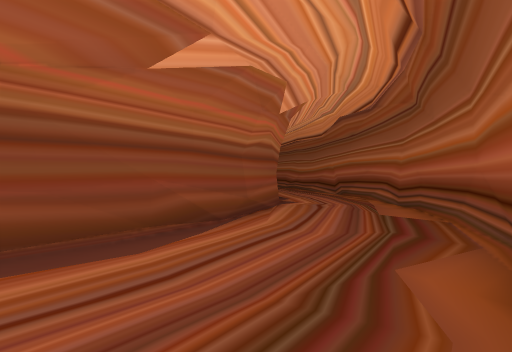
View 1 (above)

16 first-person views from a walk through a Godot game level. The camera is 1.4 m above the floor, looks level and sees 75° across. The floor is counted in squares, 2 m on a side. Each view is taken from the middle of a square. On the plan, view 1 faces up. The plan holds only what a view shows up to about 10 squares ahead; the rest is blank. The place goes on beyond the plan.

View 2
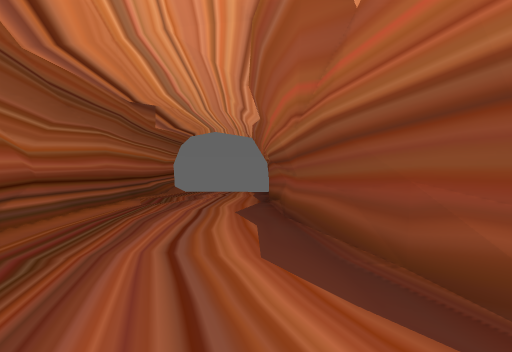

View 3
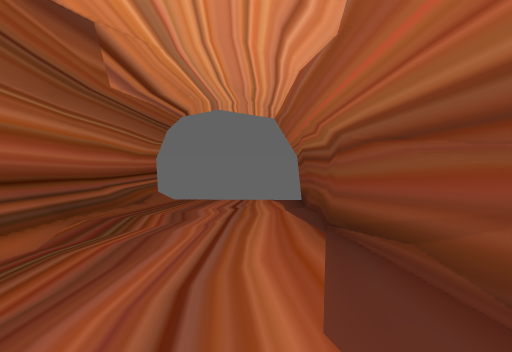

View 4
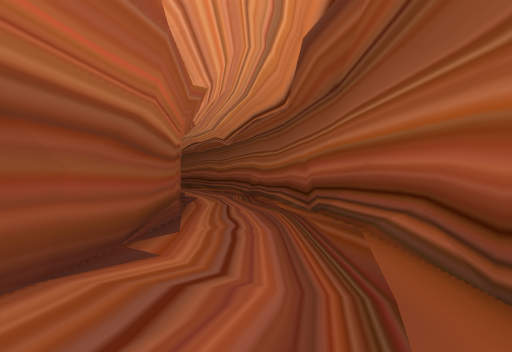

View 5
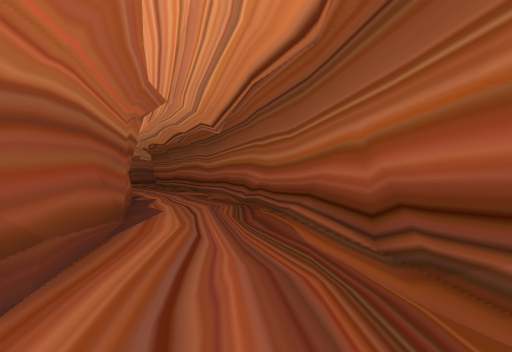

View 6
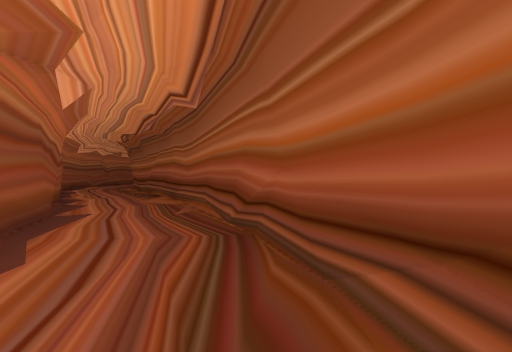

View 7
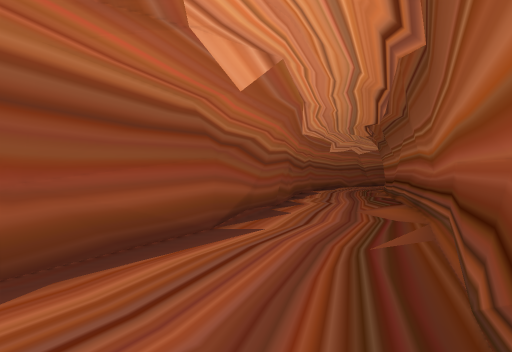

View 8
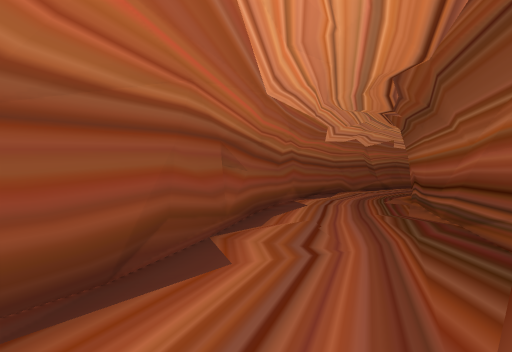

View 9
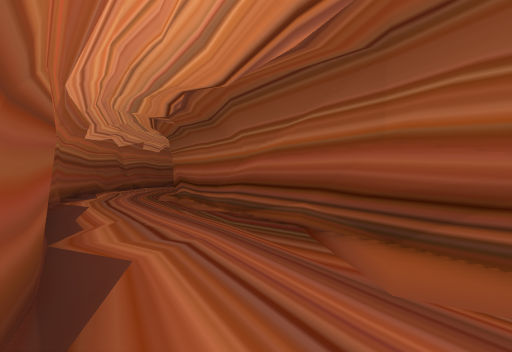

View 10
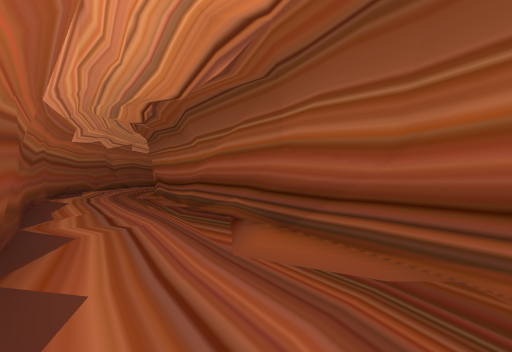

View 11
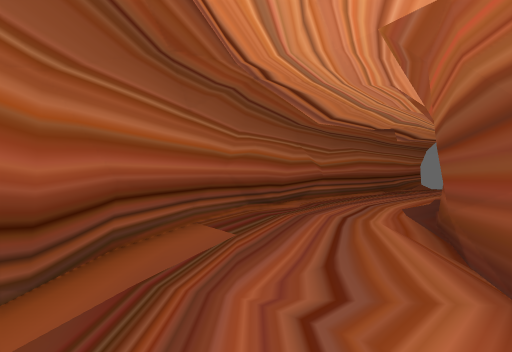

View 12
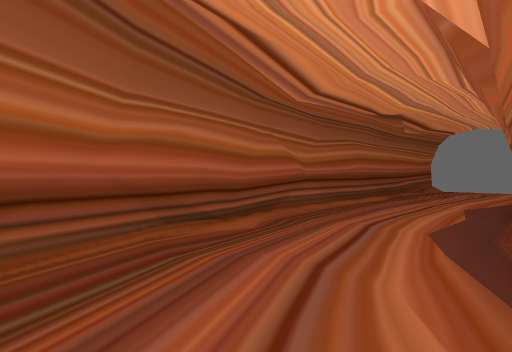

View 13
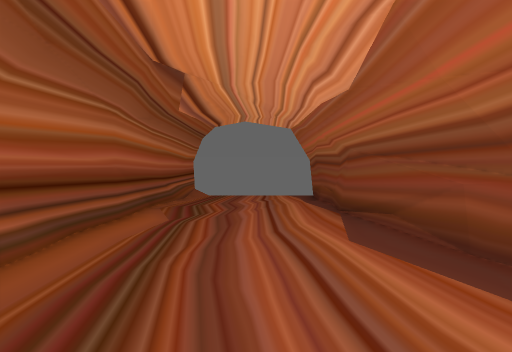

View 14
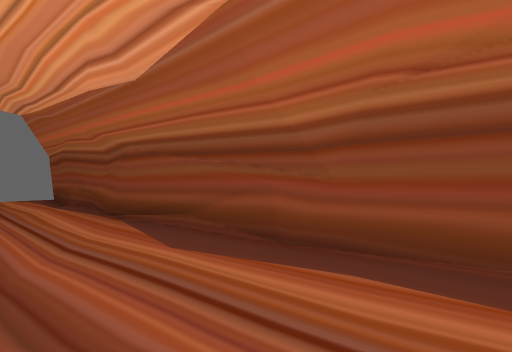

View 15
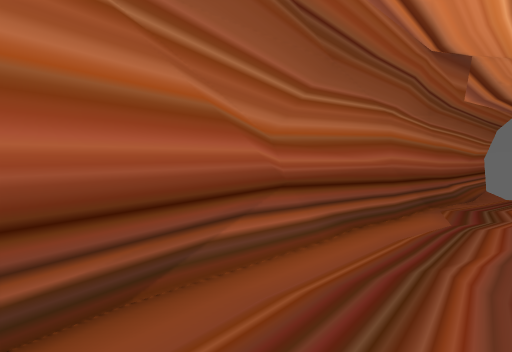

View 16
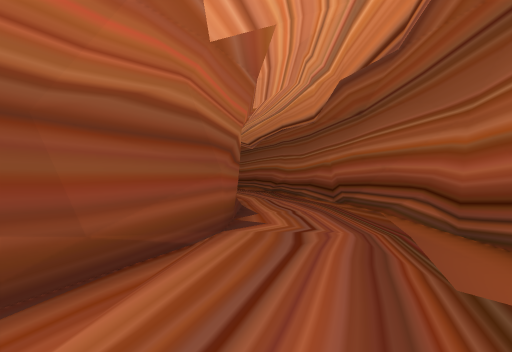

### Floor plan
Points are (right, up) in squares from view 1. A wall is a line through its corners. A room is listed if a view was taken in it or the views show most of it. See-through windows are left out.
Room 1 (views 1, 3, 13, 14, 15)
walls: (-5.8, -1.3) (-8.5, -3.5); (-6.8, -2.1) (-9.8, -5.1); (-1.1, -2.5) (-0.1, -0.7); (-1, -2.4) (1.8, 2); (-8.6, -3.5) (-9, -3.9); (-5.3, -6.9) (0.4, -0.5); (-2.2, 3.1) (-4.4, 0.2); (-1.9, 3.1) (-6.1, -1.6); (-6.9, -8.1) (-4, -5.3)
low walls: (-5.3, -1) (-5.6, -1.4); (-7.2, -2.8) (-8.5, -4.2)
ways out: opening at (0, 2) to room 2; gap at (-10, -5); gap at (-7, -8)
Room 2 (views 2, 4, 5, 6, 7, 8, 9, 10, 11, 12, 16)
walls: (-0.1, 15.4) (-0.1, 14.5); (0, 15.1) (0.6, 11.7); (2.4, 17.2) (0, 23.5); (-1.8, 20.1) (-0.1, 15.3); (3, 14.3) (1.7, 19.2); (1, 21.5) (-4.3, 31.6); (0.7, 11.7) (0.5, 8.4); (-2.8, 22) (-1.6, 20.1); (3.2, 12.2) (3.2, 13.1); (-3.8, 23.7) (-3.2, 23); (0.5, 8.6) (-0.3, 5.9); (-4.1, 24.7) (-1.6, 19.7); (3.7, 9.1) (2.5, 17.2); (3.5, 8.5) (3.5, 10.4); (-5.1, 26) (-4.8, 25.2); (-0.1, 6.3) (-1.3, 4.1); (-2.3, 27.8) (-3.5, 29.5); (-2.8, 28.1) (-4.4, 31.4); (-0.6, 5.2) (-2.2, 3.1); (3.1, 4.8) (3.5, 9.1); (-6.8, 28.6) (-3.5, 23.2); (2.6, 3.8) (3.4, 6.8); (2.1, 2.9) (2.7, 3.9); (1.8, 2) (2.6, 3.3); (1.7, 1.5) (3, 4.9); (-7.8, 31) (-6.7, 28.4)
low walls: (0.5, 12.4) (0.6, 10.7); (-0.8, 24.8) (-1.4, 25.7); (0.2, 7.1) (-0.1, 6.3); (-7.2, 29.9) (-6.8, 28.7)
ways out: opening at (0, 2) to room 1

Where each view was taken, in squares from view 1:
view 1: 0 up, 0 right, facing up
view 2: 5 up, 1 right, facing down-left
view 3: 1 up, 2 left, facing down-left
view 4: 6 up, 2 right, facing up
view 5: 10 up, 2 right, facing up
view 6: 14 up, 2 right, facing up
view 7: 17 up, 2 right, facing up-left
view 8: 22 up, 1 left, facing up-left
view 9: 21 up, 2 left, facing up
view 10: 20 up, 1 left, facing up
view 11: 10 up, 2 right, facing down
view 12: 7 up, 1 right, facing down
view 13: 2 up, 0 right, facing down-left
view 14: 1 up, 0 right, facing left
view 15: 2 up, 0 right, facing down
view 16: 4 up, 1 right, facing up
